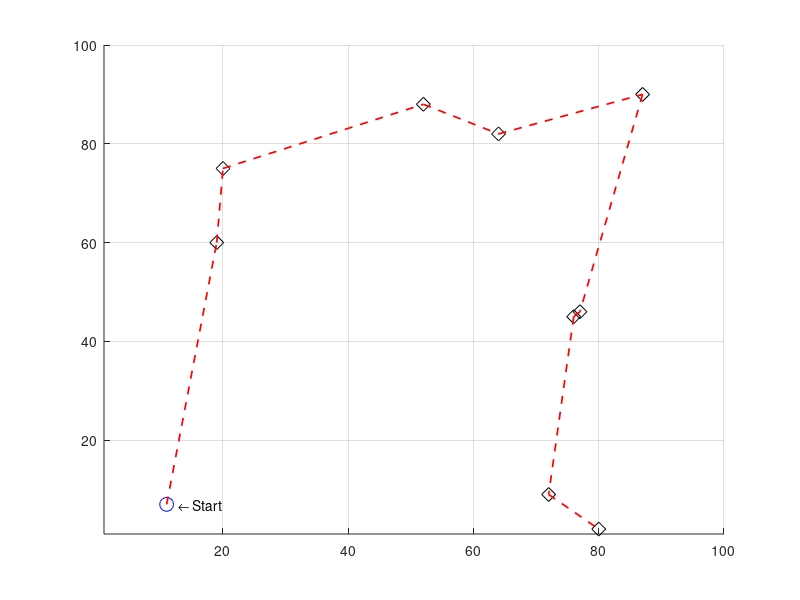

MATLAB code to generate this figure:
% TSP GA
% Kai brooks
% Jun 2019
% Description
%
% Solves the travelling salesman problem using a genetic algorithm

clc
close all
clear all
format

rng('shuffle')

maxCities = 10;  % number of cities to visit
minLoc = 1;  % minimum coordinate to generate for city locations
maxLoc = 100;  % maximum coordinate to generate for city locations
verbose = 1;    % outputs things, maybe
attempts = 100; % number of attempts to bruteforce the solution before giving up
plotMarkerSize = 10;   % size of markers on map
currentCity = 1; % start at the first city, n=1
totalDist = 0;   % total distance travelled
o_bf = 0;        % big o for bruteforce method
maxCpuTime = 100; % max loops various functions will use before giving up and moving on

% Generate points
cities = randi([minLoc, maxLoc],2,maxCities); % generate crooked matrix
cities = rot90(cities);  % rotate to form cities(x1,y1) for each point
cities = unique(cities,'rows'); % remove duplicate entries

if (length(cities) ~= maxCities)
    fprintf('*** Generated duplicate city coordinates, pruning %i entries.\n*** New maxCities = %i \n', maxCities - length(cities), length(cities))
end

maxCities = length(cities);  % shorten everything else if we don't have enough cities




visited = zeros([maxCities],1); % boolean to mark each visited city
visited(currentCity) = 1;

visitedOrder = zeros([maxCities],1); % vector to store the order which we visited each city
visitedOrder(currentCity) = 1;

% Map cities to give the user something to look at while we compute
figure(1)
hold on
grid on

xlim([minLoc maxLoc])
ylim([minLoc maxLoc])

% Attempt bruteforce distance
% Find distance between all cities from current location


for i=1:maxCities
    if i == 1
        plot(cities(i,1),cities(i,2),'bo','MarkerSize',plotMarkerSize)
    else
        plot(cities(i,1),cities(i,2),'kd','MarkerSize',plotMarkerSize)
    end
    
end

txt = '    \leftarrow Start';
text(cities(1,1),cities(1,2),txt)


for j = 2:maxCities
    
    ccLoc = [cities(currentCity,1), cities(currentCity,2)]; % coords of current city
    
    minDist = maxLoc^2;   % starting distance, make maximum possible
    
    for i = 1:maxCities
        o_bf = o_bf + 1;
        
        if visited(i) == 1, continue, end % skip cities we've visited
        
        a = ccLoc;  % current city coordinates
        b = [cities(i,1),cities(i,2)];
        
        checkDistance = [a;b]; % select two points
        
        distance = pdist(checkDistance,'euclidean');    % find distance between them
        
        if distance < minDist
            minDist = distance;
            nextCity = i;
            nextLoc = [cities(i,1),cities(i,2)];
        end
    end
    
    %  what we found for the next move
    minDist;
    nextCity;
    
    fprintf('Moving to city %i with a distance of %.2f \n',nextCity,minDist)
    
    % Plot line to shortest next, vector 1 is both x's, 2 is both y's
    x = [cities(currentCity,1), cities(nextCity,1)];
    y = [cities(currentCity,2), cities(nextCity,2)];
    plot(x,y,'r--','LineWidth',plotMarkerSize/8)
    
    %txt = 'Next \rightarrow  ';
    %text(cities(nextCity,1),cities(nextCity,2),txt,'HorizontalAlignment','right')
    
    % Update for next loop
    currentCity = nextCity;
    visited(nextCity) = 1;
    visitedOrder(j) = nextCity;
    totalDist = totalDist + minDist;
    
end

fprintf('-- Travelling done! -- \n')

visitedOrder
totalDist
o_bf
